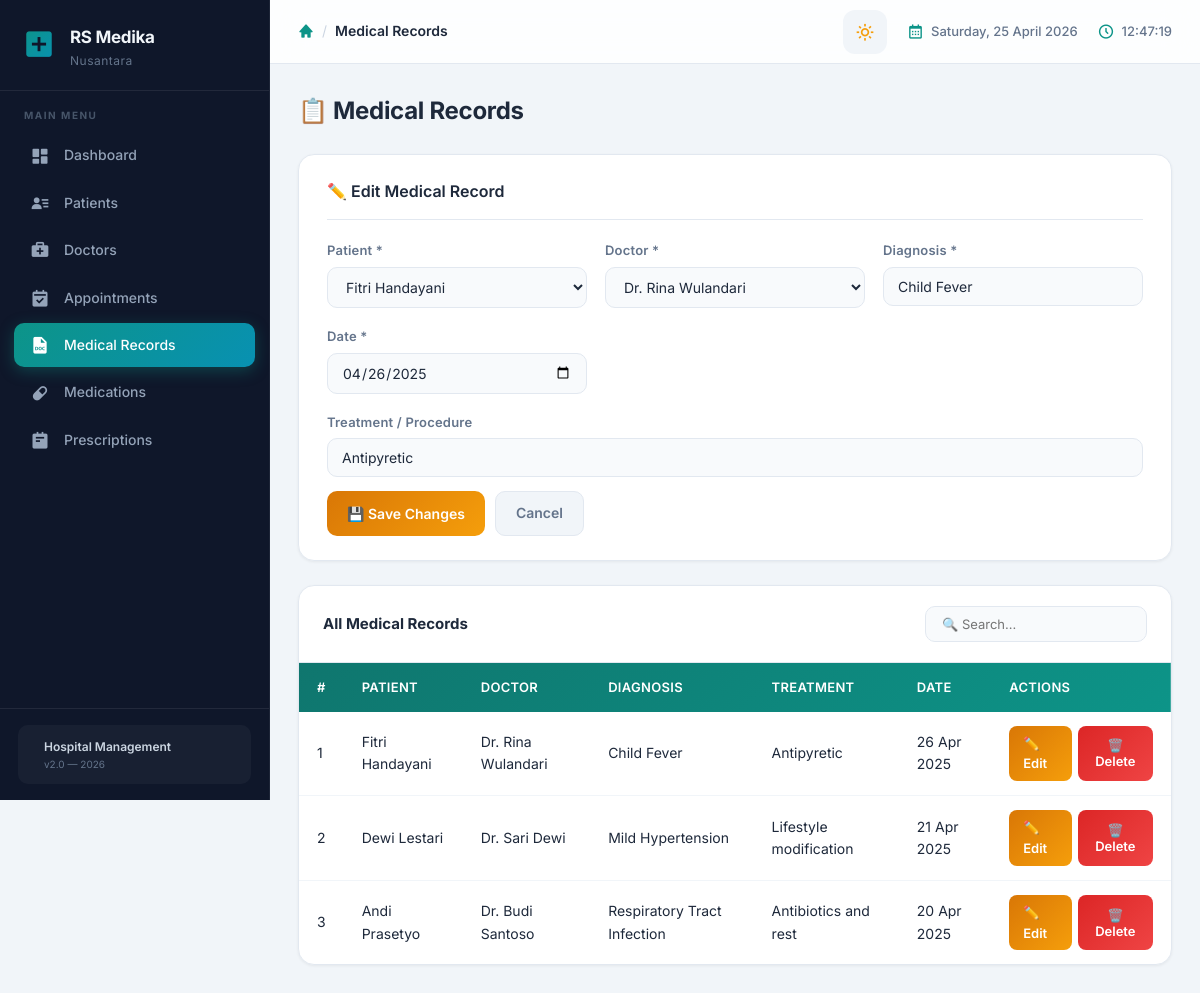
The app's page /hospital_db/index.php?page=records&edit=3 with its own data.
### tables this page shows
CREATE TABLE IF NOT EXISTS medical_records (
    record_id   INT AUTO_INCREMENT PRIMARY KEY,
    patient_id  INT NOT NULL,
    doctor_id   INT NOT NULL,
    diagnosis   VARCHAR(255) NOT NULL,
    treatment   TEXT,
    record_date DATE NOT NULL,
    created_at  TIMESTAMP DEFAULT CURRENT_TIMESTAMP,
    FOREIGN KEY (patient_id) REFERENCES patients(patient_id) ON DELETE CASCADE,
    FOREIGN KEY (doctor_id)  REFERENCES doctors(doctor_id)  ON DELETE CASCADE
);

CREATE TABLE IF NOT EXISTS patients (
    patient_id  INT AUTO_INCREMENT PRIMARY KEY,
    name        VARCHAR(100) NOT NULL,
    gender      ENUM('Male','Female') NOT NULL,
    birth_date  DATE NOT NULL,
    address     TEXT,
    phone       VARCHAR(20),
    created_at  TIMESTAMP DEFAULT CURRENT_TIMESTAMP
);

CREATE TABLE IF NOT EXISTS doctors (
    doctor_id   INT AUTO_INCREMENT PRIMARY KEY,
    name        VARCHAR(100) NOT NULL,
    specialization VARCHAR(100) NOT NULL,
    phone       VARCHAR(20),
    email       VARCHAR(100),
    created_at  TIMESTAMP DEFAULT CURRENT_TIMESTAMP
);

### hospital_db/pages/records.php (the view, shortened to what this page needs)
<?php
$editData = null;
if (isset($_GET['edit'])) {
    $id = (int)$_GET['edit'];
    $res = mysqli_query($conn, "SELECT * FROM medical_records WHERE record_id=$id");
    $editData = mysqli_fetch_assoc($res);
}
$records = mysqli_query($conn, "
    SELECT mr.*, p.name AS patient_name, d.name AS doctor_name
    FROM medical_records mr
    JOIN patients p ON mr.patient_id = p.patient_id
    JOIN doctors  d ON mr.doctor_id  = d.doctor_id
    ORDER BY mr.record_date DESC
");
?>
<div class="page-header">
    <h2>📋 Medical Records</h2>
</div>
<div class="card">
    <h3><?= $editData ? '✏️ Edit Medical Record' : '➕ Add Medical Record' ?></h3>
    <form method="POST" action="index.php?page=records<?= $editData ? '&edit='.$editData['record_id'] : '' ?>">
        <div class="form-grid">
            <div class="form-group">
                <label>Patient *</label>
                <select name="patient_id" required>
                    <?php
                    $plist = mysqli_query($conn, "SELECT patient_id, name FROM patients ORDER BY name");
                    while ($p = mysqli_fetch_assoc($plist)):
                        $sel = ($editData['patient_id'] ?? 0) == $p['patient_id'] ? 'selected' : '';
                    ?>
                        <option value="<?= $p['patient_id'] ?>" <?= $sel ?>><?= htmlspecialchars($p['name']) ?></option>
                    <?php endwhile; ?>
                </select>
            </div>
            <div class="form-group">
                <label>Doctor *</label>
                <select name="doctor_id" required>
                    <?php
                    $dlist = mysqli_query($conn, "SELECT doctor_id, name FROM doctors ORDER BY name");
                    while ($d = mysqli_fetch_assoc($dlist)):
                        $sel = ($editData['doctor_id'] ?? 0) == $d['doctor_id'] ? 'selected' : '';
                    ?>
                        <option value="<?= $d['doctor_id'] ?>" <?= $sel ?>><?= htmlspecialchars($d['name']) ?></option>
                    <?php endwhile; ?>
                </select>
            </div>
            <div class="form-group">
                <label>Diagnosis *</label>
                <input type="text" name="diagnosis" value="<?= htmlspecialchars($editData['diagnosis'] ?? '') ?>" required>
            </div>
            <div class="form-group">
                <label>Date *</label>
                <input type="date" name="record_date" value="<?= $editData['record_date'] ?? date('Y-m-d') ?>" required>
            </div>
            <div class="form-group" style="grid-column: 1 / -1">
                <label>Treatment / Procedure</label>
                <input type="text" name="treatment" value="<?= htmlspecialchars($editData['treatment'] ?? '') ?>">
            </div>
        </div>
        <div class="form-actions" style="margin-top:14px">
            <?php if ($editData): ?>
                <button type="submit" name="edit_record" class="btn btn-warning">💾 Save Changes</button>
                <a href="index.php?page=records" class="btn btn-secondary">Cancel</a>
            <?php else: ?>
                <button type="submit" name="add_record" class="btn btn-primary">➕ Add Medical Record</button>
            <?php endif; ?>
        </div>
    </form>
</div>
<div class="table-container">
    <div class="table-top">
        <strong>All Medical Records</strong>
        <input type="text" id="searchRec" placeholder="🔍 Search..." oninput="searchTable('searchRec','recTable')">
    </div>
    <table id="recTable">
        <thead>
            <tr><th>#</th><th>Patient</th><th>Doctor</th><th>Diagnosis</th><th>Treatment</th><th>Date</th><th>Actions</th></tr>
        </thead>
        <tbody>
        <?php $no=1; while ($row = mysqli_fetch_assoc($records)): ?>
            <tr>
                <td><?= $no++ ?></td>
                <td><?= htmlspecialchars($row['patient_name']) ?></td>
                <td><?= htmlspecialchars($row['doctor_name']) ?></td>
                <td><?= htmlspecialchars($row['diagnosis']) ?></td>
                <td><?= htmlspecialchars($row['treatment'] ?: '-') ?></td>
                <td><?= date('d M Y', strtotime($row['record_date'])) ?></td>
                <td>
                    <div class="action-btns">
                        <a href="index.php?page=records&edit=<?= $row['record_id'] ?>" class="btn btn-warning btn-sm">✏️ Edit</a>
                        <button class="btn btn-danger btn-sm"
                            onclick="confirmDelete('index.php?page=records&delete=<?= $row['record_id'] ?>','medical record of <?= addslashes($row['patient_name']) ?>')">
                            🗑️ Delete
                        </button>
                    </div>
                </td>
            </tr>
        <?php endwhile; ?>
        </tbody>
    </table>
</div>

### hospital_db/assets/css/main.css (style rules this page uses)
:root { --sidebar-w: 270px; --topbar-h: 64px; --primary: #0d9488; --primary-dark: #0f766e; --primary-light: #ccfbf1; --accent: #0891b2; --sidebar-bg: #0f172a; --sidebar-hover: #1e293b; --sidebar-active: #0d9488; --body-bg: #f1f5f9; --card-bg: #ffffff; --text: #1e293b; --text-secondary: #64748b; --border: #e2e8f0; --shadow-sm: 0 1px 3px rgba(0,0,0,.06); --shadow-md: 0 4px 16px rgba(0,0,0,.07); --shadow-lg: 0 12px 40px rgba(0,0,0,.1); --radius: 12px; --radius-lg: 16px; --transition: .25s cubic-bezier(.4,0,.2,1); }
*, *::before, *::after { margin: 0; padding: 0; box-sizing: border-box; }
html { scroll-behavior: smooth; }
body { font-family: 'Inter', -apple-system, BlinkMacSystemFont, sans-serif; background: var(--body-bg); color: var(--text); line-height: 1.6; overflow-x: hidden; }
a { text-decoration: none; color: inherit; }
.page-header { display: flex; justify-content: space-between; align-items: center; margin-bottom: 24px; }
.page-header h2 { font-size: 24px; font-weight: 700; color: var(--text); letter-spacing: -.3px; }
.card { background: var(--card-bg); border-radius: var(--radius-lg); padding: 24px 28px; box-shadow: var(--shadow-sm); border: 1px solid var(--border); margin-bottom: 24px; transition: box-shadow var(--transition); }
.card h3 { font-size: 16px; font-weight: 600; color: var(--text); margin-bottom: 20px; padding-bottom: 14px; border-bottom: 1px solid var(--border); }
.form-grid { display: grid; grid-template-columns: repeat(auto-fit, minmax(230px, 1fr)); gap: 18px; }
.form-group { display: flex; flex-direction: column; gap: 6px; }
.form-group label { font-size: 13px; font-weight: 600; color: var(--text-secondary); letter-spacing: .2px; }
.form-group input, .form-group select, .form-group textarea { padding: 10px 14px; border: 1.5px solid var(--border); border-radius: 10px; font-size: 14px; font-family: inherit; color: var(--text); background: #f8fafc; transition: all var(--transition); }
.form-group input::placeholder { color: #94a3b8; }
.form-actions { display: flex; gap: 10px; margin-top: 8px; }
.btn { padding: 10px 20px; border: none; border-radius: 10px; cursor: pointer; font-size: 14px; font-weight: 600; font-family: inherit; text-decoration: none; display: inline-flex; align-items: center; gap: 6px; transition: all var(--transition); position: relative; overflow: hidden; }
.btn::after { content: ''; position: absolute; inset: 0; background: rgba(255,255,255,0); transition: background var(--transition); }
.btn-warning { background: linear-gradient(135deg, #d97706, #f59e0b); color: white; }
.btn-danger { background: linear-gradient(135deg, #dc2626, #ef4444); color: white; }
.btn-secondary { background: #f1f5f9; color: var(--text-secondary); border: 1.5px solid var(--border); }
.btn-sm { padding: 7px 14px; font-size: 13px; border-radius: 8px; }
.table-container { background: var(--card-bg); border-radius: var(--radius-lg); padding: 0; box-shadow: var(--shadow-sm); border: 1px solid var(--border); overflow: hidden; }
.table-top { display: flex; justify-content: space-between; align-items: center; padding: 20px 24px; border-bottom: 1px solid var(--border); gap: 12px; flex-wrap: wrap; }
.table-top strong { font-size: 15px; color: var(--text); }
.table-top input { padding: 9px 16px; border: 1.5px solid var(--border); border-radius: 10px; font-size: 13px; font-family: inherit; background: #f8fafc; transition: all var(--transition); min-width: 200px; }
table { width: 100%; border-collapse: collapse; }
thead { background: linear-gradient(135deg, var(--primary-dark), var(--primary)); }
thead th { color: white; font-weight: 600; font-size: 13px; letter-spacing: .3px; text-transform: uppercase; }
th, td { padding: 14px 18px; text-align: left; font-size: 14px; }
tbody tr { border-bottom: 1px solid #f1f5f9; transition: background var(--transition); }
tbody tr:last-child { border-bottom: none; }
.action-btns { display: flex; gap: 6px; }
.card, .table-container, .stat-card { animation: fadeUp .5s ease-out both; }
.table-container { animation-delay: .15s; }
body, .sidebar, .topbar, .card, .table-container, .modal, .form-group input, .form-group select, .form-group textarea, .btn-secondary, .alert, .badge, .theme-toggle { transition: background-color .35s ease, color .35s ease, border-color .35s ease, box-shadow .35s ease; }

### records on screen
medical_records: diagnosis "Child Fever", record_date "04/26/2025", treatment "Antipyretic", patient.name "Fitri Handayani", doctor.name "Dr. Rina Wulandari", record_date "26 Apr 2025"
medical_records: patient.name "Dewi Lestari", doctor.name "Dr. Sari Dewi", diagnosis "Mild Hypertension", treatment "Lifestyle modification", record_date "21 Apr 2025"
medical_records: patient.name "Andi Prasetyo", doctor.name "Dr. Budi Santoso", diagnosis "Respiratory Tract Infection", treatment "Antibiotics and rest", record_date "20 Apr 2025"

### other values on screen
$item['label'] "Dashboard"
$item['label'] "Patients"
$item['label'] "Doctors"
$item['label'] "Appointments"
$item['label'] "Medical Records"
$item['label'] "Medications"
$item['label'] "Prescriptions"
$pageTitles[$page] "Medical Records"
form field patient_id "Fitri Handayani"
form field doctor_id "Dr. Rina Wulandari"
